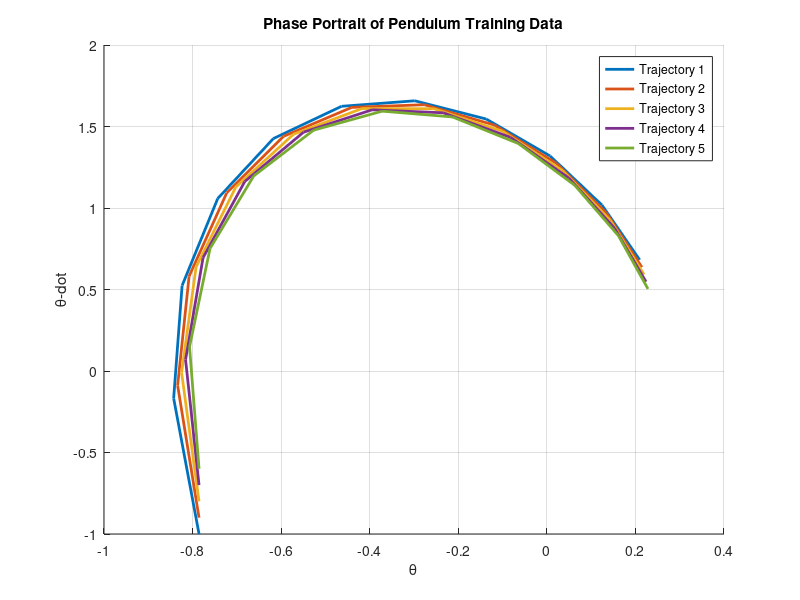

This figure's MATLAB source: (Note: this script raises an error after producing the figure.)
clc; clear; close all;

%set default figure properties
set(0,'DefaultLineLineWidth',2)
set(0,'defaultfigurecolor',[1 1 1])

% import functions
addpath dynamics dmd edmd training prediction

%% Problem setup
% for pendulum, states = [theta, theta_dot].
dynamics_fn = @dynamics_pendulum; % point to pendulum dynamics

% operator approximation method
% set to EDMD_flag = false for DMD.
% set to EDMD_flag = true for EDMD.
EDMD_flag = true; 

%% Load training dataset and visualize
% load the csv file for pendulum training
data = load("training/pendulum_training.csv");


%%%%%%%%%%%%% Visualize the training dataset %%%%%%%%%%%%%%%%%%%%
% complete code to plot phase portraits of training data
% Load the training dataset from 'pendulum_training.csv'

% Number of trajectories in the dataset
num_trajectories = 126;

% Sampling rate
sampling_rate = 0.1;

% Number of data points in each trajectory
num_points = size(data, 1)/num_trajectories;

% Time span for each trajectory
time_span = 1;

% Visualize a few sample trajectories by plotting a phase portrait (θ vs ẋ)
figure;
hold on;
data_new = [];
index = 1;
theta = data(index:num_points,1);
theta_dot = data(index:num_points,2);
plot(theta, theta_dot);
for i = 2:5 % Plot up to 5 trajectories
    hold on;
    index = num_points*(i-1)+1;
    % Extract theta and theta_dot for the current trajectory
    theta = data(index:index+num_points-1,1);
    theta_dot = data(index:index+num_points-1,2);
    % Plot phase portrait (theta vs theta_dot)
    plot(theta, theta_dot);
end

% Set labels and title
xlabel('\theta');
ylabel('\theta-dot');
title('Phase Portrait of Pendulum Training Data');

% Add legend
legend('Trajectory 1', 'Trajectory 2', 'Trajectory 3', 'Trajectory 4', 'Trajectory 5');

% Display grid
grid on;

hold off;

%%%%%%%%%%%%%%%%%%%%%%%%%%%%%%%%%%%%%%%%%%%%%%%%%%%%%%%%%%%%%%%%%%


%%%%%%%%%%%%% Generate time-shfited snapshots %%%%%%%%%%%%%%%%%%%%
% complete code to obtain snapshots X1 and X2 from dataset X
data_new = [data(1:11,1);data(1:11,2)];
for ii = 2:num_trajectories % Plot up to 5 trajectories
    index_1 = num_points*(ii-1)+1;
    % Extract theta and theta_dot for the current trajectory
    theta = data(index_1:index_1+num_points-1,1);
    theta_dot = data(index_1:index_1+num_points-1,2);
    data_new = [data_new,[theta;theta_dot]];
  
end
% STEP 0: data split
X1 = data_new(:,1:end-1);
X2 = data_new(:,2:end);
%%%%%%%%%%%%%%%%%%%%%%%%%%%%%%%%%%%%%%%%%%%%%%%%%%%%%%%%%%%%%%%%%%


%% get Koopman operator
if(EDMD_flag)
    % get Koopman operator using EDMD
    % define basis setup
    basis.dim = 2; % system dimension

    %%%%%%%%%%%%% Setup basis properties for EDMD %%%%%%%%%%%%
    % complete code
    % specify basis type as a string below ('monomials or rbf')

    basis.type = 'rbf';
    switch basis.type
    case 'monomials'
        % specifiy degree of monomial sbelow
        basis.deg = 5;
    case 'rbf'
        % specifiy kernel width of rbfs
        basis.gamma = 100;
    otherwise
        disp('Please specify type of basis')
    end

    %%%%%%%%%% Obtain Koopman operator using EDMD %%%%%%%%%%%%
        
    % complete code for function get_EDMD()
    [A, C, D_sorted] = get_EDMD(X1,X2, basis);   
    operator.A = A;
    operator.C = C;
    D = D_sorted(abs(D_sorted) < 1);
    D = D(D~=0);
    operator.D = D;
    %%%%%%%%%%%%%%%%%%%%%%%%%%%%%%%%%%%%%%%%%%%%%%%%%%%%%%%%%%%%

else
    %%%%%%%%%% Obtain Koopman operator using DMD %%%%%%%%%%%%

    % complete code for function get_DMD()
    A = get_DMD(X1,X2);
    operator.A = A;
    D = eig(A);
    operator.D = D;
    %%%%%%%%%%%%%%%%%%%%%%%%%%%%%%%%%%%%%%%%%%%%%%%%%%%%%%%%%%%%
end

%% Plot eigenvalues of Koopman operator
%%%%%%%%% Plot eigenvlaues of A in a unit circle %%%%%%%%%%%%%%%%
% complete code to plot discrete time eigenvalues of A

% Plot the eigenvalues in the complex plane (unit circle)
figure;
hold on;
plot(real(D), imag(D), 'bo'); % Plot eigenvalues as blue circles
theta = linspace(0, 2*pi, 100);
plot(cos(theta), sin(theta), 'r--'); % Plot unit circle in red dashed line
xlabel('Real Part');
ylabel('Imaginary Part');
title('Eigenvalues of Koopman Operator (DMD)');
legend('Eigenvalues', 'Unit Circle');
axis equal;
grid on;
hold off;
%%%%%%%%%%%%%%%%%%%%%%%%%%%%%%%%%%%%%%%%%%%%%%%%%%%%%%%%%%%%%%%%%%

%% evaluate operator for n timesteps prediction
% Use the following parameters for validation
prediction.n_traj = 9; %traj for evaluations
prediction.n_steps = 20; % num timesteps to predict
prediction.dt = 0.1;
prediction.show_plot = true;

% load the validation dataset
X_eval = load('prediction/pendulum_validation.csv');
%%%%%%%%%%%%% Visualize the training dataset %%%%%%%%%%%%%%%%%%%%
% complete code to plot phase portraits of training data
% Load the training dataset from 'pendulum_training.csv'


% Number of data points in each trajectory
prediction.num_points = size(X_eval, 1)/prediction.n_traj;

% Visualize a few sample trajectories by plotting a phase portrait (θ vs ẋ)
figure;
hold on;

index = 1;
theta_eval = X_eval(index:prediction.num_points,1);
theta_dot_eval = X_eval(index:prediction.num_points,2);
plot(theta_eval, theta_dot_eval);

for i = 2:prediction.n_traj % Plot up to 5 trajectories
    hold on;
    index = prediction.num_points *(i-1)+1;
    % Extract theta and theta_dot for the current trajectory
    theta_eval = X_eval(index:index+prediction.num_points -1,1);
    theta_dot_eval = X_eval(index:index+prediction.num_points -1,2);
    % Plot phase portrait (theta vs theta_dot)
    plot(theta_eval, theta_dot_eval);
end

% Set labels and title
xlabel('\theta_{Eval}');
ylabel('\theta-dot_{Eval}');
title('Phase Portrait of Pendulum Prediction Data');

% Add legend
legend('Trajectory 1', 'Trajectory 2', 'Trajectory 3', 'Trajectory 4', 'Trajectory 5', ...
    'Trajectory 6', 'Trajectory 7', 'Trajectory 8', 'Trajectory 9');

% Display grid
grid on;

hold off;

% Generate evaluation data
data_eval_new = zeros(size(X1, 1), prediction.n_traj  * 10);
data_eval_new(1:11,1) = X_eval(1:11,1); 
data_eval_new(12:22,1) = X_eval(1:11,2); 

for i = 2:82
     data_eval_new(1:11,i) = X_eval(((i-1)*10 + (i-1)):((i-1)*10 + (i+9)),1); 
     data_eval_new(12:22,i) = X_eval(((i-1)*10 + (i-1)):((i-1)*10 + (i+9)),2); 
end

%%%%%%%%%%%%% Get predictions using Koopman  %%%%%%%%%%%%%%%%%%%%
% complete code for function eval_prediction()

%%
%%%%%%%%%%%%%%%%%%%%%%%%%%%%%%%%%%%%%%%%%%%%%%%%%%%%%%%%%%%%%%%%%%
X_pred = eval_prediction(data_new_eval,X2,X1,operator,prediction);


%%%%%%%%%%%%%%%%%%%%%%%%%%%%%%%%%%%%%%%%%%%%%%%%%%%%%%%%%%%%%%%%%%

% evaluate the avg rmse and % error across for prediction
X_true = X_eval(1:prediction.n_steps,:);
RMSE = rmse(X_pred, X_true, prediction);
